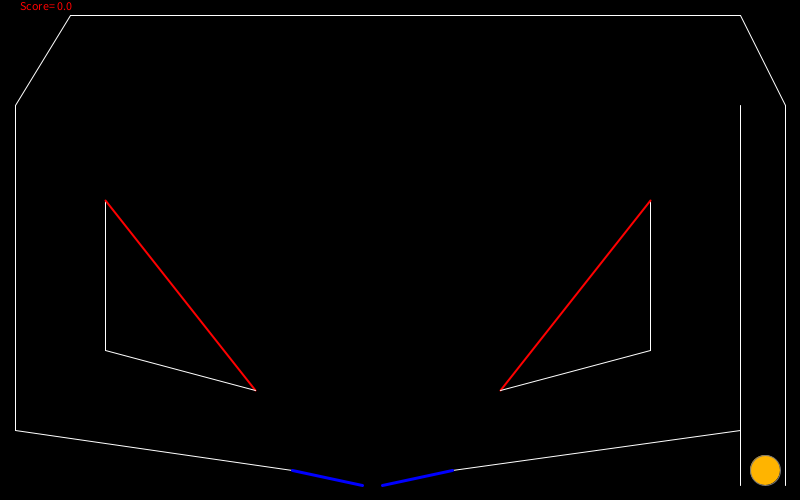
Frame 1 (no input)
Frame 60 (the mouse pressed at the canvas centre just before this capture): identical to frame 1, image omitted
Frame 120 (the mouse held since frame 60 and released just before this capture): identical to frame 1, image omitted

The Processing sketch that drew this single still picture (run headless with seeded random() and noise(); from frame 60 on, the mouse is pressed at the canvas centre):

// Processing sketch: processing_150643
// ── processing_150643.pde

/**
 * Simple Pimball
 * 
 * Pablo Casanova y Juan Carlos Leal
 */
 
Tablero pim;
ArrayList<Particle> bolas;

int i=0;
int cont=0;
float dt = 0.2;
float radius = 15;
float score = 0;
PVector vInicial=new PVector(0,0);
PImage img;

//SeparaciÃ³n de las paredes con la ventana
float sep = 15;

void setup() {
  size(800,500);
  
  // Campo: Extremos de la pantalla
  pim = new Tablero();
  
  // Bolas
  bolas = new ArrayList<Particle>();
  
  PVector pos1 = new PVector(width-35,height-30);

  Particle p = new Particle(pos1, radius);
  bolas.add(p); 
 
}

void draw() {
  background(0);
  fill(255);
  
  // Actualiza las partÃculas: colisiones y dibujado
  for (int i=0;i<bolas.size();i++){
    Particle p = bolas.get(i);
    p.update();
    for (int j=i+1;j<bolas.size();j++){
      Particle q = bolas.get(j);
      p.collisionChecking(q);
    }
    p.display();
  }
  fill(255,0,0);
  text("Score= " + score, 20, 10);
 
 // Calcula Colisiones y dibuja el Pimball 
  pim.update();
  pim.display(); 
   
}

void mousePressed()
{
  /*
  PVector pos = new PVector(mouseX, mouseY);
  Particle p = new Particle(pos, radius,img);
  bolas.add(p);
  */
}

void keyPressed()
{
  if(key==' ')
  {
    if(vInicial.y>-130)
    vInicial.y -=15;
  }
  if (key=='b')
  {
     PVector pos1 = new PVector(width-35,height-30);
      Particle p1 = new Particle(pos1, radius);
      bolas.add(p1); 
      cont++;
  }
  if (key == CODED) 
  {
    if (keyCode == LEFT) 
    {       
      pim.petacoUp(1);
      pim.update();
    }
    if (keyCode == RIGHT) 
    {
      pim.petacoUp(2);
      pim.update();
    }
  }
}
void keyReleased()
{
    if(key==' ')
    {
      Particle p = bolas.get(cont);
      p.velocity.set(vInicial);
      vInicial.set(0,0);
      p.gravity.set(0,6);
      p.update();
      p.display();
     
    }
    if (key == CODED) 
  {
    if (keyCode == LEFT) 
    {      
      pim.petacoDown(1);
      pim.update();
    }
    if (keyCode == RIGHT) 
    {    
      pim.petacoDown(2);
      pim.update();
    }
  }
      
    
    
}
/*
 * Clase para describir las diferentes partÃculas
 *
**/

class Particle{
  PVector location;
  PVector velocity;
  PVector acceleration;
  float masa = 2;
  float radius;
  PVector gravity = new PVector(0,0);

  Particle(PVector pos, float r){
    acceleration = new PVector(0, 0);
    location = pos.get();
    velocity = new PVector(0, 0);
    //velocity = new PVector(random(-8,8), random(5,8));
    radius = r;
 
    i++;   
  }

  //F = m * a
  void applyForce(PVector f){
    PVector force = PVector.div(f.get(), masa);
    acceleration.add(force);
  }

  void run(){
    update();
    display();
  }  
  
  //MÃ©todo para actualizar la posiciÃ³n
  void update(){
    applyForce(gravity);    
    velocity.add(PVector.mult(acceleration, dt));
    location.add(PVector.mult(velocity, dt));
   
    acceleration = new PVector(0,0); 
  }
    //Colisiones partÃcula-partÃcula
  void collisionChecking(Particle p){
    PVector dif = PVector.sub(location, p.location);
    PVector d= new PVector(0,0);
    d.set(dif);
    float distancia = d.mag();
    
    //Check Collision
    if(distancia < (this.radius + p.radius)){
      // Calculamos la velocidad normal
      PVector w1 = new PVector(0,0);
      w1.set(d);
      w1.normalize();
      PVector vNormal1 = PVector.mult(w1,this.velocity.dot(d)/distancia);
      PVector vNormal2 = PVector.mult(w1,p.velocity.dot(d)/distancia);
      
      // Calculamos la velocidad tangencial
      PVector vTang1 = PVector.sub(velocity, vNormal1);
      PVector vTang2 = PVector.sub(p.velocity, vNormal2);
     
      // RestituciÃ³n
      float L1 = ((this.radius + p.radius) - distancia);
     
      PVector vAux =PVector.sub(vNormal1, vNormal2);
      float vrel =  vAux.mag();
      
      //Vector distancia perpendicular entre las dos partÃculas
      this.location = PVector.add(location,PVector.mult(vNormal1, (-L1/vrel)));
      p.location = PVector.add(p.location,PVector.mult(vNormal2, (-L1/vrel)));
      
      //Componentes de la velocidad normal despuÃ©s del impacto
      float mx1 = this.masa;
      float mx2 = p.masa;
      float ux1 = (vNormal1.dot(d)/distancia);
      float ux2 = (vNormal2.dot(d)/distancia);
      float vx1 = ((((mx1-mx2)*ux1)+(2*mx2*ux2))/(mx1+mx2));
      float vx2 = ((((mx2-mx1)*ux2)+(2*mx1*ux1))/(mx1+mx2));
      
      //Vectores de la velocidad normal despuÃ©s de la colisiÃ³n
      vNormal1 = PVector.mult(w1, vx1);
      vNormal2 = PVector.mult(w1, vx2);
      
      //Velocidad final
      this.velocity = PVector.add(vNormal1, vTang1);
      p.velocity = PVector.add(vNormal2, vTang2);
    }     
  }
  //MÃ©todo para el display
  void display(){
    
    stroke(120);
    strokeWeight(1);
    fill(255,180,0);
    ellipse(location.x, location.y, radius*2, radius*2);  
  }
  
  
}
class Plano{
  PVector pto1;  //Principio Plano
  PVector pto2;  //Final Plano
  PVector plano;  
  PVector normal;
  float Kr= 0.6;
  boolean puntuable=false;
  
  Plano(float x1, float y1, float x2, float y2, boolean scoreable)
  {
    pto1 = new PVector(x1,y1);
    pto2 = new PVector(x2,y2);
    plano = PVector.sub(pto2, pto1);
    puntuable = scoreable;
    normal =  new PVector(-plano.y, plano.x);
    normal.normalize();
  }
  
  // Colisiones con el plano (pto1, pto2)
  void checkCollisions(Particle p)
  {
    //Comienzo del plano y final del plano
    PVector xp1 = PVector.sub(pto1, p.location);
    PVector xp2 = PVector.sub(pto2, p.location);
    PVector dist;
    PVector planoUnit = new PVector (0,0);
    
    //Calculamos el modulo del plano
    float modPlano = plano.mag();
    //Proyeccion de los vecotres en el vector Plano
    float proj1= xp1.dot(plano)/modPlano;
    float proj2= xp2.dot(plano)/modPlano;
    planoUnit.set(plano);
    planoUnit.normalize();
    //plano.normalize(planoUnit);
    //Vector distancia perpendicular entre el objeto y el plano
    dist = PVector.add(xp1,PVector.mult(planoUnit,proj1*(-1)));
   
    // Check collision
    if(abs(proj1) < modPlano && abs(proj2) < modPlano){
      if(dist.mag() < p.radius){   
        PVector dirNorm = normal.get();
        if(dirNorm.dot(p.velocity)>0)
          dirNorm.mult(-1);
         
        //Reposicionamiento 
        float angle = PVector.angleBetween(p.velocity,plano);
        float deltaS = (p.radius+dist.dot(dirNorm))/sin(angle);
        PVector desp1 = PVector.mult(dirNorm,deltaS);
        p.location.add(desp1);
        if(puntuable)
        {
          score += 10;
          Kr=1.4;
        }
        //Calculo de Velocidad de Salida
        float nv = normal.dot(p.velocity);
        PVector vN = PVector.mult(normal,nv);
        PVector vT = PVector.sub(p.velocity,vN); 
        p.velocity = PVector.sub(vT,PVector.mult(vN,Kr));
        
       
      }  
    }
   
  }
}
// Tablero del Pimball
class Tablero {
  
  ArrayList<Plano> planos;
  Petaco palancaI, palancaD;

  Tablero() // Constructor: Crea el pimball
  {
    int maxPlanos = 6;
    planos = new ArrayList<Plano>();
    /*
    for (int i = 0; i < maxPlanos; i++){
      Plano p = new Plano(random(0, width/2), random(0, height-sep),random(width/2, width-sep),random(0, height-sep));
      
      planos.add(p);
    }
    */
    //Creamos los planos de la ventana
    Plano arriba = new Plano(sep+55, sep, width-60, sep,false);
    Plano derecha = new Plano(width-sep, sep+90, width-sep, height-sep,false);
    Plano derecha2 = new Plano(width-60, sep+90, width-60, height-sep,false);
    //Plano abajo = new Plano(width-sep, height-sep, width-60, height-sep,false);
    Plano izquierda = new Plano(sep, sep+90, sep, height-70,false);
    Plano diagonal = new Plano(width-sep,sep+90,width-60,sep,false);
    Plano diagonal2 = new Plano(sep,sep+90,sep+55,sep,false);
    
    Plano p4 = new Plano(sep,height-70,(width-55)/2-80,height-30,false);
    Plano p5 = new Plano((width-55)/2+80,height-30,width-60,height-70,false);
    
    //ObstaculoIzquierda 
    Plano oi1 = new Plano(sep+90,height-150,sep+90,height-300,false);
    Plano oi2 = new Plano(sep+90,height-300,sep+240,height-110,true);
    Plano oi3 = new Plano(sep+90,height-150,sep+240,height-110,false);
    planos.add(oi1);
    planos.add(oi2);
    planos.add(oi3);
    
    //ObstaculoDerecha 
    Plano od1 = new Plano(width-150,height-150,width-150,height-300,false);
    Plano od2 = new Plano(width-150,height-300,width-300,height-110,true);
    Plano od3 = new Plano(width-150,height-150,width-300,height-110,false);
    planos.add(od1);
    planos.add(od2);
    planos.add(od3);
    
    //PALANCA IZQUIERDA
    palancaI = new Petaco((width-55)/2-80,height-30,(width-55)/2-10,height-15);
    //PALANCA DERECHA
    palancaD = new Petaco((width-55)/2+80,height-30,(width-55)/2+10,height-15);
    
    
    //AÃ±adimos los planos al ArrayList  
    planos.add(arriba);
    planos.add(derecha);
    planos.add(derecha2);
    planos.add(diagonal);
    planos.add(diagonal2);
    //planos.add(abajo);
    planos.add(izquierda);
 
    planos.add(p4);
    planos.add(p5);
  }
  void petacoUp (int side)
  {
    if(side==1)
      palancaI.getUp();
    else
      palancaD.getUp();
  }
  
  void petacoDown (int side)
  {
    if(side==1)
      palancaI.getDown();
   else
      palancaD.getDown();
  }
  void update()
  {
    palancaI.update();  
    palancaD.update(); 
    for (int i = planos.size()-1; i >= 0; i--) {
       Plano p = planos.get(i);
       for (int j = 0; j < bolas.size(); j++){
          Particle b = bolas.get(j);
          p.checkCollisions(b);
          palancaI.update();  
          palancaD.update();  
       }
    }
  }
  
  void display()
  {
      stroke(255);
      fill(255);
      strokeWeight(1);  // Beastly
      for (int i = 0; i < planos.size(); i++){
        Plano p = planos.get(i);
        if (p.puntuable)
        {
          stroke(255,0,0);
          strokeWeight(2);  
        }
        else
        {
          stroke(255);
          fill(255);
          strokeWeight(1);
        }
          
        line(p.pto1.x, p.pto1.y, p.pto2.x, p.pto2.y);
      }
      palancaI.display();
      palancaD.display();
  }
  class Petaco{
    Plano pet;
    float y_up;
    float y_down;
  
    Petaco(float x_ini, float y_ini, float x_fin, float y_fin)
    {
      pet = new Plano(x_ini, y_ini,x_fin, y_fin,true);
      y_up = y_fin-30;
      y_down = y_fin;
    }
      
    void update()
    {
       for (int i=0;i<bolas.size();i++){
          Particle b = bolas.get(i);
          pet.checkCollisions(b);  
       }
    }
  
    void getUp(){
      pet.pto2.y = y_up;
      changeNormal();
    }
    
    void getDown(){
      pet.pto2.y = y_down;
      changeNormal();
    }
    void changeNormal(){
      PVector normal_aux = PVector.sub(pet.pto2, pet.pto1);
      pet.normal =  new PVector(-normal_aux.y, normal_aux.x);
      pet.normal.normalize();
    }
    void display()
    {
        stroke(0,0,255);
        strokeWeight(3);
        line(pet.pto1.x, pet.pto1.y, pet.pto2.x, pet.pto2.y);
    }
  }
}
